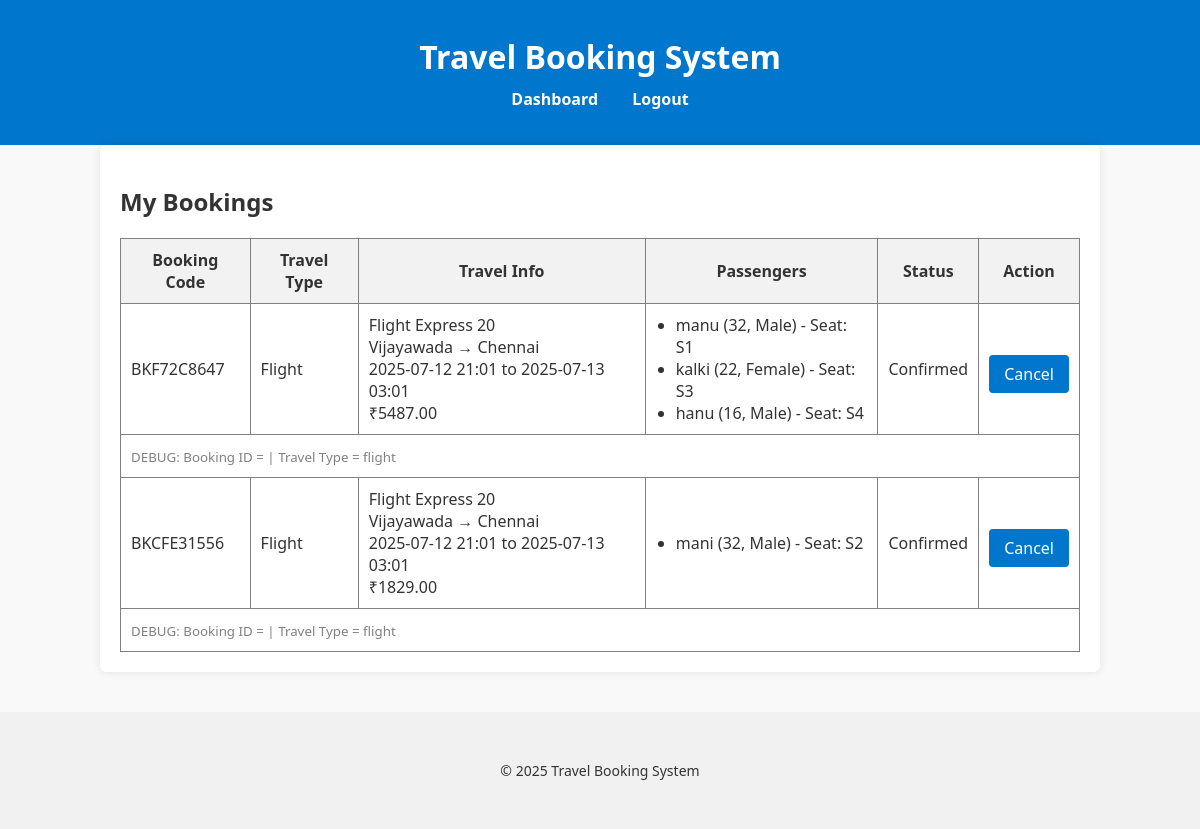
/my_bookings/ (signed in), run on the app's committed database.
### core/models/booking.py (models this page shows, shortened)
class Booking(models.Model):
    TRAVEL_TYPE_CHOICES = [
        ('flight', 'Flight'),
        ('train', 'Train'),
        ('bus', 'Bus'),
    ]
    STATUS_CHOICES = [
        ('Confirmed', 'Confirmed'),
        ('Cancelled', 'Cancelled'),
    ]
    booking_id = models.AutoField(primary_key=True)
    booking_code = models.CharField(max_length=20, unique=True, db_index=True, blank=True)
    user = models.ForeignKey(settings.AUTH_USER_MODEL, on_delete=models.CASCADE)
    travel_type = models.CharField(max_length=10, choices=TRAVEL_TYPE_CHOICES)
    travel_flight = models.ForeignKey(Flight, null=True, blank=True, on_delete=models.SET_NULL)
    travel_train = models.ForeignKey(Train, null=True, blank=True, on_delete=models.SET_NULL)
    travel_bus = models.ForeignKey(Bus, null=True, blank=True, on_delete=models.SET_NULL)
    booking_date = models.DateTimeField(auto_now_add=True)
    number_of_seats = models.PositiveIntegerField()
    total_price = models.DecimalField(max_digits=10, decimal_places=2)
    status = models.CharField(max_length=20, choices=STATUS_CHOICES, default='Confirmed')
    def get_travel_option(self):
        if self.travel_type == 'flight':
            return self.travel_flight
        elif self.travel_type == 'train':
            return self.travel_train
        elif self.travel_type == 'bus':
            return self.travel_bus
        return None
    class Meta:
        indexes = [
            models.Index(fields=['booking_code']),
        ]

### core/models/flight.py (models this page shows, shortened)
class Flight(models.Model):
    travel_id = models.CharField(max_length=20, unique=True)
    name = models.CharField(max_length=100)  # Airline Name
    source = models.CharField(max_length=100)
    destination = models.CharField(max_length=100)
    departure_time = models.DateTimeField()
    arrival_time = models.DateTimeField()
    total_seats = models.IntegerField()
    available_seats = models.IntegerField()
    price = models.DecimalField(max_digits=10, decimal_places=2)

### core/models/passenger.py (models this page shows, shortened)
class Passenger(models.Model):
    booking = models.ForeignKey(Booking, on_delete=models.CASCADE, related_name='passengers')
    name = models.CharField(max_length=100)
    age = models.IntegerField()
    gender = models.CharField(max_length=10)
    seat_number = models.CharField(max_length=10)
    class Meta:
        unique_together = ('seat_number', 'booking')

### core/views/user_views.py (the view)
# urls.py: path('my_bookings/', user_views.my_bookings, name='my_bookings'),
@login_required
def my_bookings(request):
    bookings = Booking.objects.filter(user=request.user).order_by('-booking_date')
    return render(request, 'user/my_bookings.html', {'bookings': bookings})

### core/templates/user/my_bookings.html
{% extends 'base.html' %}
{% block content %}
<h2>My Bookings</h2>
<table border="1" cellpadding="10" cellspacing="0" style="width: 100%; border-collapse: collapse;">
    <tr style="background-color: #f2f2f2;">
        <th>Booking Code</th>
        <th>Travel Type</th>
        <th>Travel Info</th>
        <th>Passengers</th>
        <th>Status</th>
        <th>Action</th>
    </tr>
    {% for booking in bookings %}
    <tr>
        <td>{{ booking.booking_code }}</td>
        <td>{{ booking.travel_type|title }}</td>
        <td>
            {% with booking.get_travel_option as travel %}
                {{ travel.name }}<br>
                {{ travel.source }} → {{ travel.destination }}<br>
                {{ travel.departure_time|date:"Y-m-d H:i" }} to {{ travel.arrival_time|date:"Y-m-d H:i" }}<br>
                ₹{{ booking.total_price }}
            {% endwith %}
        </td>
        <td>
            <ul style="margin: 0; padding-left: 20px;">
                {% for passenger in booking.passengers.all %}
                   <li>{{ passenger.name }} ({{ passenger.age }}, {{ passenger.gender }}) - Seat: {{ passenger.seat_number }}</li>
                {% endfor %}
            </ul>
        </td>
        <td>{{ booking.status }}</td>
        <td>
            {% if booking.status != "Cancelled" and booking.booking_id %}
                <a href="{% url 'cancel_booking' booking.booking_id %}" class="btn btn-danger btn-sm">Cancel</a>
            {% else %}
                <span class="text-muted">Already Cancelled</span>
            {% endif %}
        </td>
    </tr>
    <tr>
        <td colspan="6">
            <small style="color: gray;">
                DEBUG: Booking ID = {{ booking.id }} | Travel Type = {{ booking.travel_type }}
            </small>
        </td>
    </tr>
    {% empty %}
    <tr>
        <td colspan="6" style="text-align: center;">No bookings found.</td>
    </tr>
    {% endfor %}
</table>
{% endblock %}

### core/templates/base.html (shortened to what this page needs)
{% load static %}
<!DOCTYPE html>
<html lang="en">
<head>
    <link rel="stylesheet" href="{% static 'css/style.css' %}">
</head>
<body>
    <header>
        <div class="container">
            <h1>Travel Booking System</h1>
            <nav>
                {% if request.path != '/' and request.path != '/login/' and request.path != '/register/' %}
                    {% if user.is_authenticated %}
                        <a href="{% url 'user_dashboard' %}">Dashboard</a>
                        <a href="{% url 'logout' %}">Logout</a>
                    {% else %}
                        <a href="{% url 'login' %}">Login</a>
                        <a href="{% url 'register' %}">Register</a>
                    {% endif %}
                {% endif %}
            </nav>
        </div>
    </header>
    <main class="container">
        {% block content %}{% endblock %}
    </main>
    <footer>
        <div class="container">
            <p>&copy; 2025 Travel Booking System</p>
        </div>
    </footer>
</body>
</html>

### static/css/style.css (style rules this page uses)
body { margin: 0; font-family: 'Segoe UI', sans-serif; background-color: #f9f9f9; color: #333; }
.container { max-width: 960px; margin: auto; padding: 20px; }
header { background: #0077cc; color: white; padding: 15px 0; }
header h1 { margin: 0; text-align: center; }
nav { text-align: center; margin-top: 10px; }
nav a { color: white; margin: 0 15px; text-decoration: none; font-weight: bold; }
main { background: white; padding: 20px; margin-top: 20px; border-radius: 6px; box-shadow: 0 0 8px rgba(0, 0, 0, 0.1); }
footer { text-align: center; font-size: 14px; padding: 15px; margin-top: 40px; background: #f1f1f1; }
.btn, .btn-red { display: inline-block; padding: 8px 15px; background: #0077cc; color: white; text-decoration: none; border-radius: 4px; margin-top: 10px; }

### data on the page
Booking: booking_code "BKF72C8647", travel_type "Flight", get_travel_option.name "Flight Express 20", get_travel_option.source "Vijayawada", get_travel_option.destination "Chennai", get_travel_option.departure_time "2025-07-12 21:01", get_travel_option.arrival_time "2025-07-13 03:01", total_price "5487.00", status "Confirmed", shows "Cancel", travel_type "flight"
Passenger: name "manu", age "32", gender "Male", seat_number "S1"
Passenger: name "kalki", age "22", gender "Female", seat_number "S3"
Passenger: name "hanu", age "16", gender "Male", seat_number "S4"
Booking: booking_code "BKCFE31556", travel_type "Flight", get_travel_option.name "Flight Express 20", get_travel_option.source "Vijayawada", get_travel_option.destination "Chennai", get_travel_option.departure_time "2025-07-12 21:01", get_travel_option.arrival_time "2025-07-13 03:01", total_price "1829.00", status "Confirmed", shows "Cancel", travel_type "flight"
Passenger: name "mani", age "32", gender "Male", seat_number "S2"
